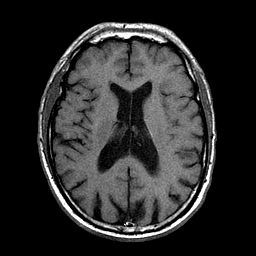
%> input picture Dataset/MR-T1-MR-T2/Pair 1/MR-T1.png, 256 x 256 px; its folder holds only this picture in this run
$ octave main.m   (GNU Octave 9; MATLAB toolbox functions it lacks are replaced by stand-ins)
%> lines starting %> are read from the running program, lines starting %| are printed output that depends on the picture
### load_images.m
% This procedure loads a sequence of images
%
% Arguments:
%   'path', refers to a directory which contains a sequence of JPEG or PPM
%   images
%   'reduce' is an optional parameter that controls downsampling, e.g., reduce = .5
%   downsamples all images by a factor of 2.
%
% tom.mertens@gmail.com, August 2007
%

function I = load_images(path, reduce)
%> called with path = './Dataset\MR-T1-MR-T2\Pair 1'

if ~exist('reduce')
    reduce = 1;
end

if (reduce > 1 || reduce <= 0)
    error('reduce must fulfill: 0 < reduce <= 1');
end

% find all JPEG or PPM files in directory
files = dir([path '/*.tif']);
N = length(files);
if (N == 0)
    files = dir([path '/*.jpg']);
    N = length(files);
    if (N == 0)
    files = dir([path '/*.gif']);
    N = length(files);
         if (N == 0)
    files = dir([path '/*.bmp']);
    N = length(files);
          if (N == 0)
              files = dir([path '/*.png']);
    N = length(files);
       if (N == 0)
            error('no files found');
       end
          end
         end
    end
end

% allocate memory
sz = size(imread([path '/' files(1).name]));
%> sz = [256 256]
r = floor(sz(1)*reduce);
%> r = 256
c = floor(sz(2)*reduce);
%> c = 256
I = zeros(r,c,3,N);
%> I: size 256x256x3 double; every value is 0

% read all files
for i = 1:N

    % load image
    filename = [path '/' files(i).name];
    im = imread(filename);
%> im is the input picture: size 256x256 uint8; min 0, max 255, mean 43.2
 if (size(im,1) ~= r || size(im,2) ~= c)
       im = imresize(im, [r c]);
    %  error('images must all have the same size');
    end

    % optional downsampling step
    if (reduce < 1)
        im = imresize(im,[r c],'bicubic');
    end
    if size(im,3)==1
    I(:,:,:,i) = cat(3,im,im,im);
    else
    I(:,:,:,i) = im;
    end
    I=uint8(I);
%> I: size 256x256x3 uint8
end

### fuseImage.m
function [ F ] = fuseImage(I,scale)


addpath('Pyramid_Decomposition');
addpath('Guided_Filter');
addpath('Dense_SIFT');

tic
%%
[H, W, C, N]=size(I);
imgs=im2double(I);
IA=zeros(H,W,C,N);
for i=1:N
IA(:,:,:,i)=enhnc(imgs(:,:,:,i));

end
%%
imgs_gray=zeros(H,W,N);
for i=1:N
    imgs_gray(:,:,i)=rgb2gray(IA(:,:,:,i));
end
%
% %dense sift calculation
dsifts=zeros(H,W,32,N, 'single');
for i=1:N
    img=imgs_gray(:,:,i);
    ext_img=img_extend(img,scale/2-1);
    [dsifts(:,:,:,i)] = DenseSIFT(ext_img, scale, 1);

end
%%
%local contrast
contrast_map=zeros(H,W,N);
for i=1:N
    contrast_map(:,:,i)=sum(dsifts(:,:,:,i),3);

end


%winner-take-all weighted average strategy for local contrast

[x, labels]=max(contrast_map,[],3);
clear x;
for i=1:N
    mono=zeros(H,W);
    mono(labels==i)=1;
    contrast_map(:,:,i)=mono;

end


%% Structure
h = [1 -1];
structure_map=zeros(H,W,N);

for i=1:N
structure_map(:,:,i) = abs(conv2(imgs_gray(:,:,i),h,'same')) + abs(conv2(imgs_gray(:,:,i),h','same')); %EQ 13


end


%winner-take-all weighted average strategy for structure

[a, label]=max(structure_map,[],3);
clear x;
for i=1:N
    monoo=zeros(H,W);
    monoo(label==i)=1;
    structure_map(:,:,i)=monoo;

end

%%
weight_map=structure_map.*contrast_map;


%weight map refinement using Guided Filter
for i=1:N

    weight_map(:,:,i) = fastGF(weight_map(:,:,i),12,0.25,2.5);

end


% normalizing weight maps
%
weight_map = weight_map + 10^-25; %avoids division by zero
weight_map = weight_map./repmat(sum(weight_map,3),[1 1 N]);

%% Pyramid Decomposition

% create empty pyramid
pyr = gaussian_pyramid(zeros(H,W,3));
nlev = length(pyr);

% multiresolution blending
for i = 1:N
    % construct pyramid from each input image
    pyrW = gaussian_pyramid(weight_map(:,:,i));

    pyrI = laplacian_pyramid(imgs(:,:,:,i));

    % blend
    for b = 1:nlev
        w = repmat(pyrW{b},[1 1 3]);

        pyr{b} = pyr{b} + w .*pyrI{b};
    end

end

% reconstruct
F = reconstruct_laplacian_pyramid(pyr);

toc

end

### enhnc.m
function Retim = enhnc(x)

%% Equation 1 in the article
[m n]=size(x);
xx=sum(x(:))/(m*n);

%% Equation 2 in the article
xx0 = (x - min(x(:)))*exp(xx);
xx1 = max(x(:))- min(x(:));
Retim=xx0/xx1;

### Dense_SIFT/img_extend.m
function extendA=img_extend(A,length)

A=double(A);
[m,n,c]=size(A);
extendA=zeros(m+2*length,n+2*length,c);
for i=1:c
    extendA(length+1:length+m,length+1:length+n,i)=A(:,:,i);
end

### Dense_SIFT/DenseSIFT.m
function [ SIFTFeatureVector,locationX, locationY ] = DenseSIFT( image, nPatchSize, nGridSpacing)
%Function for dense SIFT calculation. Please note that this function is
%edited based on C. Liu's code, which is available on http://people.csail.mit.edu/celiu/ECCV2008/

image = double( image );
image = mean( image, 3 );
image = image / max( image( : ) );

% parameters
nAngleNums = 8;
nBinNums = 2;
nSampleNums = nBinNums * nBinNums;
alpha = 9; %% parameter for attenuation of angles (must be odd)

sigmaGuassian = 1;

angleStep = 2 * pi / nAngleNums;
angles = 0 : angleStep : 2 * pi;
angles( nAngleNums + 1 ) = [ ]; % bin centers

[ nRow nCol ] = size( image );

[ gaussianX, gaussianY ] = genDeltaGaussian( sigmaGuassian );
imageVerticalEdges = filter2( gaussianX, image, 'same' );
imageHorizontalEdges = filter2( gaussianY, image, 'same' );
imageGradientMagnitude = sqrt( imageVerticalEdges.^2 + imageHorizontalEdges.^2 );
imageTheta = atan2( imageHorizontalEdges, imageVerticalEdges );
imageTheta(  isnan( imageTheta )  ) = 0; % replace illegal result with 0

% descriptor locations
locationX = nPatchSize / 2 : nGridSpacing : nCol - nPatchSize / 2 + 1;
locationY = nPatchSize / 2 : nGridSpacing : nRow - nPatchSize / 2 + 1;

% make orientation images
imageOrientation = zeros( [ nRow, nCol, nAngleNums ], 'single' );

% for each histogram angle
imageCos = cos( imageTheta );
imageSin = sin( imageTheta );

for index = 1 : nAngleNums
    % compute each orientation channel
    tmp = ( imageCos * cos( angles( index ) ) + imageSin * sin( angles( index ) ) ).^ alpha;
    tmp = tmp .* ( tmp > 0 );

    % weight by magnitude
    imageOrientation( :, :, index ) = tmp .* imageGradientMagnitude;
end

% Convolution formulation:
nHalfPatchSize = nPatchSize / 2;
nHalfPatchSizeMinusDotFive = nHalfPatchSize - 0.5;
sampleResolution = nPatchSize / nBinNums;
weightX = abs( ( 1 : nPatchSize ) - nHalfPatchSizeMinusDotFive ) / sampleResolution;
weightX = ( 1 - weightX ) .* ( weightX <= 1 );

for index = 1 : nAngleNums
    imageOrientation( :, :, index ) = conv2( weightX, weightX', imageOrientation( :, :, index ), 'same' );
end

% Sample SIFT bins at valid locations (without boundary artifacts)
% find coordinates of sample points (bin centers)
[ samplePosX, samplePosY ] = meshgrid( linspace( 1, nPatchSize + 1, nBinNums + 1 ) );
samplePosX = samplePosX( 1 : nBinNums, 1 : nBinNums ); samplePosX = samplePosX( : ) - nPatchSize / 4 -1;
samplePosY = samplePosY( 1 : nBinNums, 1 : nBinNums ); samplePosY = samplePosY( : ) - nPatchSize / 4 -1;

SIFTFeatureVector = zeros( [ length( locationY ) length( locationX ) nAngleNums * nSampleNums ] , 'single' );

nOffset = 0;
for n = 1 : nBinNums * nBinNums
    SIFTFeatureVector( :, :, nOffset + 1 : nOffset + nAngleNums ) = imageOrientation( locationY + samplePosY(n), locationX + samplePosX(n), : );
    nOffset = nOffset + nAngleNums;
end

clear imageOrientation


function [ GX, GY ] = genDeltaGaussian( sigma )

% laplacian of size sigma

G = genGaussian(sigma);
[ GX, GY ] = gradient( G );

GX = GX * 2 ./ sum( sum( abs( GX ) ) );
GY = GY * 2 ./ sum( sum( abs( GY ) ) );

function G = genGaussian( sigma )

if all( size( sigma ) == [ 1, 1 ] )
    % isotropic gaussian
    filterWindow = 4 * ceil( sigma ) + 1;
    G = fspecial( 'gaussian', filterWindow, sigma );
else
    % anisotropic gaussian
    filterWindowX = 2 * ceil( sigma( 1 ) ) + 1;
    filterWindowY = 2 * ceil( sigma( 2 ) ) + 1;
    GaussianX = normpdf( -filterWindowX: filterWindowX, 0, sigma( 1 ) );
    GaussianY = normpdf( -filterWindowY: filterWindowY, 0, sigma( 2 ) );
    G = GaussianY' * GaussianX;
end

### Guided_Filter/fastGF.m
function q = fastGF(I, r, eps, s)
%   GUIDEDFILTER   O(1) time implementation of guided filter.
%
%   - guidance image: I (should be a gray-scale/single channel image)
%   - filtering input image: p (should be a gray-scale/single channel image)
%   - local window radius: r
%   - regularization parameter: eps
%   - subsampling ratio: s (try s = r/4 to s=r)
% The code of fast guided filter originates from Kaiming He's website:
% http://kaiminghe.com/eccv10/


I_sub = imresize(I, 1/s, 'nearest'); % NN is often enough
r_sub = max(1,round(r / s)); % make sure this is an integer

[hei, wid] = size(I_sub);
N = boxfilter(ones(hei, wid), r_sub); % the size of each local patch; N=(2r+1)^2 except for boundary pixels.
%---
mean_I = boxfilter(I_sub, r_sub) ./ N;
mean_II = boxfilter(I_sub.*I_sub, r_sub) ./ N;
%---

cov_Ip = mean_II - mean_I .* mean_I; % this is the covariance of (I, p) in each local patch.
% var_I  = mean_II - mean_I .* mean_I;

a = cov_Ip ./ (cov_Ip + eps);
b = mean_I - a .* mean_I;

mean_a = boxfilter(a, r_sub) ./ N;
mean_b = boxfilter(b, r_sub) ./ N;

mean_a = imresize(mean_a, [size(I, 1), size(I, 2)], 'bilinear'); % bilinear is recommended
mean_b = imresize(mean_b, [size(I, 1), size(I, 2)], 'bilinear');

q = mean_a .* I + mean_b;
end

### Guided_Filter/boxfilter.m
function imDst = boxfilter(imSrc, r)

%   BOXFILTER   O(1) time box filtering using cumulative sum
%
%   - Definition imDst(x, y)=sum(sum(imSrc(x-r:x+r,y-r:y+r)));
%   - Running time independent of r;
%   - Equivalent to the function: colfilt(imSrc, [2*r+1, 2*r+1], 'sliding', @sum);
%   - But much faster.
% The code of fast guided filter originates from Kaiming He's website:
% http://kaiminghe.com/eccv10/

[hei, wid] = size(imSrc);
imDst = zeros(size(imSrc));

%cumulative sum over Y axis
imCum = cumsum(imSrc, 1);
%difference over Y axis
imDst(1:r+1, :) = imCum(1+r:2*r+1, :);
imDst(r+2:hei-r, :) = imCum(2*r+2:hei, :) - imCum(1:hei-2*r-1, :);
imDst(hei-r+1:hei, :) = repmat(imCum(hei, :), [r, 1]) - imCum(hei-2*r:hei-r-1, :);

%cumulative sum over X axis
imCum = cumsum(imDst, 2);
%difference over Y axis
imDst(:, 1:r+1) = imCum(:, 1+r:2*r+1);
imDst(:, r+2:wid-r) = imCum(:, 2*r+2:wid) - imCum(:, 1:wid-2*r-1);
imDst(:, wid-r+1:wid) = repmat(imCum(:, wid), [1, r]) - imCum(:, wid-2*r:wid-r-1);
end

### Pyramid_Decomposition/gaussian_pyramid.m
% Contruction of Gaussian pyramid
%
% Arguments:
%   image 'I'
%   'nlev', number of levels in the pyramid (optional)
%
% tom.mertens@gmail.com, August 2007
%

function pyr = gaussian_pyramid(I,nlev)

r = size(I,1);
c = size(I,2);

if ~exist('nlev')
    %compute the highest possible pyramid
    nlev = floor(log(min(r,c)) / log(2));
end

% start by copying the image to the finest level
pyr = cell(nlev,1);
pyr{1} = I;

% recursively downsample the image
filter = pyramid_filter;
for l = 2:nlev
    I = downsample(I,filter);
    pyr{l} = I;
end

### Pyramid_Decomposition/downsample.m
% Downsampling procedure.
%
% Arguments:
%   grayscale I image
%   downsampling filter 'filter', should be a 1D separable filter.
%   'border_mode' should be 'circular', 'symmetric', or 'replicate'. See 'imfilter'.
%
% If image width W is odd, then the resulting image will have width (W-1)/2+1,
% Same for height.
%
% tom.mertens@gmail.com, August 2007
%

function R = downsample(I, filter)

border_mode = 'symmetric';

% low pass, convolve with separable filter
R = imfilter(I,filter,border_mode);     %horizontal
R = imfilter(R,filter',border_mode);    %vertical

% decimate
r = size(I,1);
c = size(I,2);
R = R(1:2:r, 1:2:c, :);

### Pyramid_Decomposition/pyramid_filter.m
% This is a 1-dimensional 5-tap low pass filter. It is used as a 2D separable low
% pass filter for constructing Gaussian and Laplacian pyramids.
%
% tom.mertens@gmail.com, August 2007
%

function f = pyramid_filter;
f = [.0625, .25, .375, .25, .0625];
%f = [.125, .1875, .375, .1875, .125];%%%Free Version
%f = [0, .25, .5, .25, 0];

### Pyramid_Decomposition/laplacian_pyramid.m
% Contruction of Laplacian pyramid
%
% Arguments:
%   image 'I'
%   'nlev', number of levels in the pyramid (optional)
%
% tom.mertens@gmail.com, August 2007
%
%
% More information:
%   'The Laplacian Pyramid as a Compact Image Code'
%   Burt, P., and Adelson, E. H.,
%   IEEE Transactions on Communication, COM-31:532-540 (1983).
%

function pyr = laplacian_pyramid(I,nlev)

r = size(I,1);
c = size(I,2);

if ~exist('nlev')
    % compute the highest possible pyramid
    nlev = floor(log(min(r,c)) / log(2));
end

% recursively build pyramid
pyr = cell(nlev,1);
filter = pyramid_filter;
J = I;
for l = 1:nlev - 1
    % apply low pass filter, and downsample
    I = downsample(J,filter);
    odd = 2*size(I) - size(J);  % for each dimension, check if the upsampled version has to be odd
    % in each level, store difference between image and upsampled low pass version
    pyr{l} = J - upsample(I,odd,filter);
    J = I; % continue with low pass image
end
pyr{nlev} = J; % the coarest level contains the residual low pass image


### Pyramid_Decomposition/reconstruct_laplacian_pyramid.m
% Reconstruction of image from Laplacian pyramid
%
% Arguments:
%   pyramid 'pyr', as generated by function 'laplacian_pyramid'
%
% tom.mertens@gmail.com, August 2007
%
%
% More information:
%   'The Laplacian Pyramid as a Compact Image Code'
%   Burt, P., and Adelson, E. H.,
%   IEEE Transactions on Communication, COM-31:532-540 (1983).
%

function R = reconstruct_laplacian_pyramid(pyr)

r = size(pyr{1},1);
c = size(pyr{1},2);
nlev = length(pyr);

% start with low pass residual
R = pyr{nlev};
filter = pyramid_filter;
for l = nlev - 1 : -1 : 1
    % upsample, and add to current level
    odd = 2*size(R) - size(pyr{l});
    R = pyr{l} + upsample(R,odd,filter);
end

### Pyramid_Decomposition/upsample.m
% Upsampling procedure.
%
% Argments:
%   'I': greyscale image
%   'odd': 2-vector of binary values, indicates whether the upsampled image
%   should have odd size for the respective dimensions
%   'filter': upsampling filter
%
% If image width W is odd, then the resulting image will have width (W-1)/2+1,
% Same for height.
%
% tom.mertens@gmail.com, August 2007
%

function R = upsample(I,odd,filter)

% increase resolution
I = padarray(I,[1 1 0],'replicate'); % pad the image with a 1-pixel border
r = 2*size(I,1);
c = 2*size(I,2);
k = size(I,3);
R = zeros(r,c,k);
R(1:2:r, 1:2:c, :) = 4*I; % increase size 2 times; the padding is now 2 pixels wide

% interpolate, convolve with separable filter
R = imfilter(R,filter);     %horizontal
R = imfilter(R,filter');    %vertical

% remove the border
R = R(3:r - 2 - odd(1), 3:c - 2 - odd(2), :);

### main.m
clear; close all; clc; warning off
%% A Novel Multi-Modality Anatomical Image FusionMethod Based on Contrast and Structure Extraction
% F = fuseImage(I,scale)

%Inputs:
%I - a mulyi-modal anatomical image sequence

%scale - scale factor of dense SIFT, the default value is 16

%% load images from the folder that contain multi-modal image to be fused
%I=load_images('./Dataset\CT-MRI\Pair 1');
I=load_images('./Dataset\MR-T1-MR-T2\Pair 1');
%I=load_images('./Dataset\MR-Gad-MR-T1\Pair 1');
% Show source input images
figure;
no_of_images = size(I,4);
%> no_of_images = 1
for i = 1:no_of_images
    subplot(2,1,i); imshow(I(:,:,:,i));
end
suptitle('Source Images');


%%
F=fuseImage(I,16);
%> the loop in fuseImage, `for i=1:N` made 1 pass
%> the loop in fuseImage, `for i=1:N` made 1 pass
%> pass 1, in fuseImage, `ext_img=img_extend(img,scale/2-1);`:
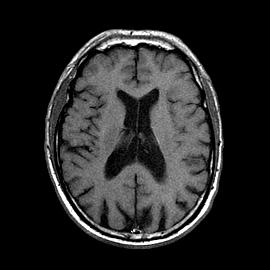
%> ext_img: size 270x270 double; min 0, max 1.18, mean 0.18; drawn with min black and max white
%> pass 1, in DenseSIFT, `imageVerticalEdges = filter2( gaussianX, image, 'same' );`:
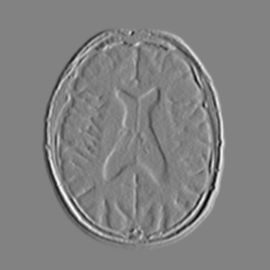
%> imageVerticalEdges: size 270x270 double; min -0.975, max 0.938, mean 7.61e-19; drawn with min black and max white
%> pass 1, in DenseSIFT, `imageHorizontalEdges = filter2( gaussianY, image, 'same' );`:
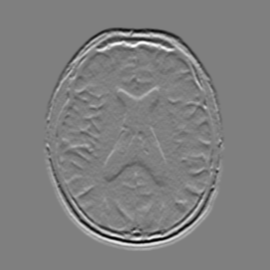
%> imageHorizontalEdges: size 270x270 double; min -0.999, max 0.995, mean 0; drawn with min black and max white
%> after the loop in fuseImage, `for i=1:N`:
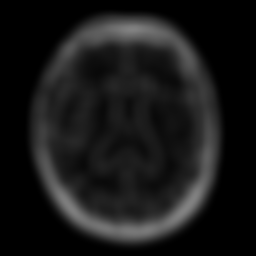
%> contrast_map: size 256x256 double; min 0, max 130.3, mean 24.2
%> in fuseImage, `[x, labels]=max(contrast_map,[],3);`: labels: size 256x256 double; every value is 1
%> after the loop in fuseImage, `for i=1:N`:
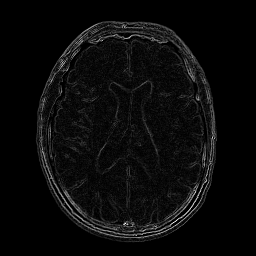
%> structure_map: size 256x256 double; min 0, max 1.94, mean 0.0813; drawn with min black and max white
%> the loop in fuseImage, `for i=1:N` made 1 pass
%> pass 1, in boxfilter (call 2), `imCum = cumsum(imSrc, 1);`:
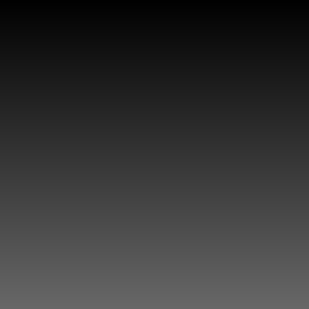
%> imCum: size 103x103 double (shown 3 times larger); min 1, max 103, mean 52
%> pass 1, in boxfilter (call 2), `imCum = cumsum(imDst, 2);`:
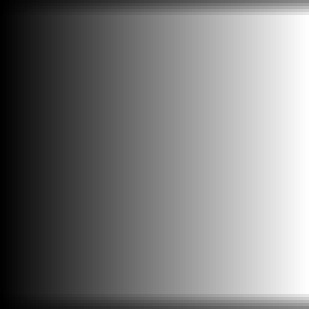
%> imCum: size 103x103 double (shown 3 times larger); min 6, max 1133, mean 556.9; drawn with min black and max white
%> after the loop in fuseImage, `for i = 1:N`: pyr = 8 items
%> the loop in reconstruct_laplacian_pyramid, `for l = nlev - 1 : -1 : 1` made 7 passes
%> (l, r in upsample, c in upsample) on passes 1, 2, 3, 5, 6, 7: (7, 8, 8), (6, 12, 12), (5, 20, 20), (3, 68, 68), (2, 132, 132), (1, 260, 260)
%> (r in upsample, c in upsample) on pass 4: (36, 36)
%% Output: F - the fused image

F=rgb2gray(F);
figure;
imshow(F);
